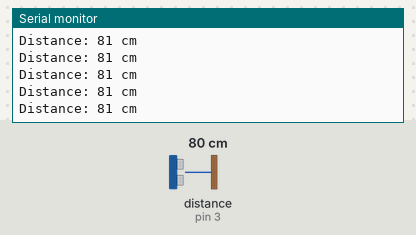
Bench run of a sketch on a simulated Arduino Uno, built with avr-gcc and run on an emulated ATmega328P. Parts: the last lines printed to the serial monitor. The inputs (shaded band) are chosen by the test bench; at power-on: distance to the obstacle (sensor on pin 3) 80 cm. The echo pulse lasts 58.3 µs per cm.

Above: at 1.2 s.
1.3 s: distance to the obstacle (sensor on pin 3) set to 11 cm
At 1.38 s:
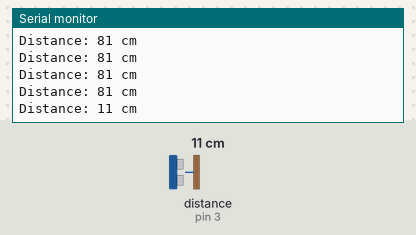
2.8 s: distance to the obstacle (sensor on pin 3) set to 8 cm
At 2.9 s:
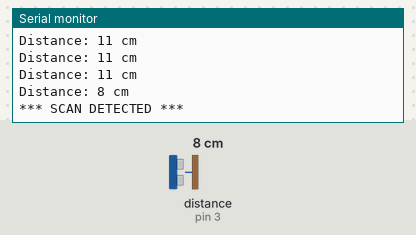
Timing chart, 0 to 5.8 s (numbered marks = the images above; inputs shaded):
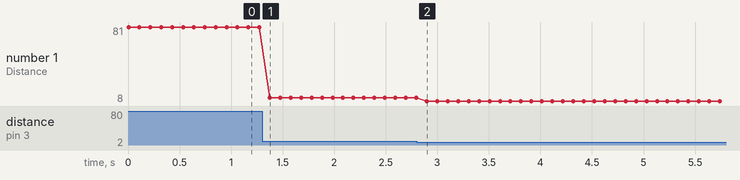

The sketch:

test_ultrasonic.ino
```cpp
#include <NewPing.h>

#define PIN_TRIG 2
#define PIN_ECHO 3
#define MAX_DISTANCE 200

NewPing sonar(PIN_TRIG, PIN_ECHO, MAX_DISTANCE);

void setup() {
  Serial.begin(115200);
  Serial.println("Ultrasonic Sensor Test Starting...");
}

void loop() {
  unsigned int distance = sonar.ping_cm();

  if (distance == 0) {
    Serial.println("Out of range");
  } else {
    Serial.print("Distance: ");
    Serial.print(distance);
    Serial.println(" cm");

    if (distance < 10) {
      Serial.println("*** SCAN DETECTED ***");
    }
  }

  delay(100);
}
```

Measured:
- the behaviour switches between 10 and 9 cm on distance to the obstacle (sensor on pin 3) (found by bisection; images 1 and 2)
- after the input at 1.3 s, the serial monitor: prints a new line after 0.07 s (image 1)
- after the input at 2.8 s, the serial monitor: prints a new line after 0.10 s (image 2)
- plotted number 1: 81 → 11 after the input at 1.3 s, 11 → 8 after the input at 2.8 s
